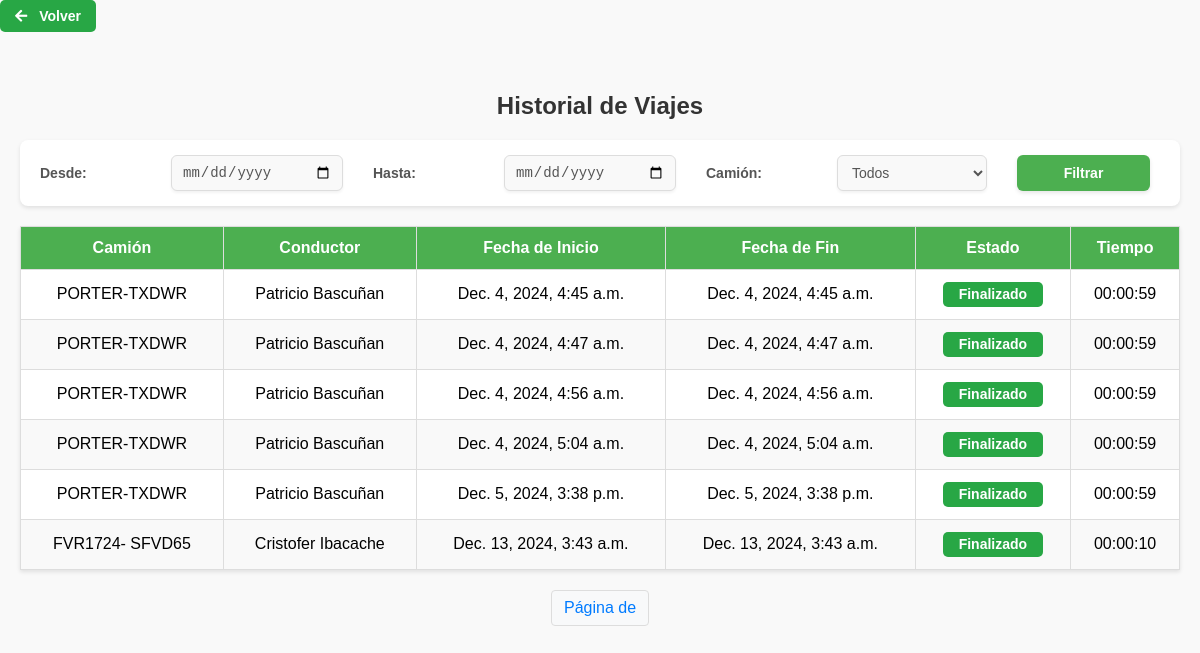
The page /camiones/historial-viajes-chofer/ (signed in) on the database its author committed.
### camiones/models.py (models this page shows, shortened)
class HistorialViaje(models.Model):
    camion = models.ForeignKey(Camion, on_delete=models.CASCADE, related_name="viajes")
    chofer = models.ForeignKey(User, on_delete=models.CASCADE, related_name="viajes")
    fecha_inicio = models.DateTimeField()
    fecha_fin = models.DateTimeField(null=True, blank=True)
    ruta = models.TextField(null=True, blank=True)  # JSON con la ruta del viaje
    estado = models.CharField(max_length=50, default="En curso")
    latitud_inicial = models.FloatField(null=True, blank=True)
    longitud_inicial = models.FloatField(null=True, blank=True)
    latitud_final = models.FloatField(null=True, blank=True)
    longitud_final = models.FloatField(null=True, blank=True)
    duracion_total = models.DurationField(null=True, blank=True)
    @property
    def duracion_formateada(self):
        if self.duracion_total is None or self.duracion_total < timedelta(seconds=0):
            return "00:00:00"
        total_seconds = int(self.duracion_total.total_seconds())
        hours = total_seconds // 3600
        minutes = (total_seconds % 3600) // 60
        seconds = total_seconds % 60
        return f"{hours:02}:{minutes:02}:{seconds:02}"

class Camion(models.Model):
    nombre = models.CharField(max_length=100)
    patente = models.CharField(max_length=20, null=True, blank=True)
    marca = models.CharField(max_length=100, null=True, blank=True)
    modelo = models.CharField(max_length=100, null=True, blank=True)
    año = models.IntegerField(null=True, blank=True)
    color = models.CharField(max_length=50, null=True, blank=True)
    latitud = models.FloatField(null=True)
    longitud = models.FloatField(null=True)
    ultima_actualizacion = models.DateTimeField(auto_now=True)
    choferes_asignados = models.ManyToManyField(User, through='AsignacionChofer')

### camiones/views.py (the view)
# urls.py: path('historial-viajes-chofer/', views.historial_viajes_chofer, name='historial_viajes_chofer'),
def historial_viajes_chofer(request):
    historial = HistorialViaje.objects.all()
    if not request.user.is_staff:  # Mostrar solo viajes del chofer
        historial = historial.filter(chofer=request.user)
    fecha_inicio = request.GET.get('fecha_inicio')
    fecha_fin = request.GET.get('fecha_fin')
    camion_id = request.GET.get('camion_id')
    if fecha_inicio:
        historial = historial.filter(fecha_inicio__gte=fecha_inicio)
    if fecha_fin:
        historial = historial.filter(fecha_fin__lte=fecha_fin)
    if camion_id:
        historial = historial.filter(camion_id=camion_id)
    return render(request, 'historial_viajes_chofer.html', {'historial': historial})

### camiones/templates/historial_viajes_chofer.html (shortened to what this page needs)
{% load static %}
<!DOCTYPE html>
<html lang="es">
<head>
    <link href="https://cdnjs.cloudflare.com/ajax/libs/font-awesome/5.15.4/css/all.min.css" rel="stylesheet">
    <link rel="stylesheet" href="{% static 'css/historial_menu.css' %}">
    <link rel="stylesheet" href="{% static 'css/historial.css' %}">
</head>
<body>
    <button class="btn-volver">
        <a href="{% url 'mostrar_mapa' %}">
            <i class="fas fa-arrow-left"></i> Volver
        </a>
    </button>
    <div class="container">
        <h2>Historial de Viajes</h2>
        <form method="GET" action="">
            <label for="fecha_inicio">Desde:</label>
            <input type="date" name="fecha_inicio" id="fecha_inicio">
            <label for="fecha_fin">Hasta:</label>
            <input type="date" name="fecha_fin" id="fecha_fin">
            <label for="camion_id">Camión:</label>
            <select name="camion_id" id="camion_id">
                <option value="">Todos</option>
            </select>
            <button type="submit">Filtrar</button>
        </form>
        {% if historial %}
        <table>
            <thead>
                <tr>
                    <th>Camión</th>
                    <th>Conductor</th>
                    <th>Fecha de Inicio</th>
                    <th>Fecha de Fin</th>
                    <th>Estado</th>
                    <th>Tiempo</th>
                </tr>
            </thead>
            <tbody>
                {% for viaje in historial %}
                <tr>
                    <td>{{ viaje.camion.nombre }}</td>
                    <td>{{ viaje.chofer.first_name }} {{ viaje.chofer.last_name }}</td>
                    <td>{{ viaje.fecha_inicio }}</td>
                    <td>{{ viaje.fecha_fin|default:"En curso" }}</td>
                    <td>
                        {% if viaje.estado == "Finalizado" %}
                        <span class="estado-finalizado">Finalizado</span>
                        {% else %}
                        <span class="estado-en-curso">En curso</span>
                        {% endif %}
                    </td>
                    <td>{{ viaje.duracion_formateada }}</td>
                </tr>
                {% endfor %}
            </tbody>
        </table>
        <div class="pagination">
            <span class="current">Página {{ page_obj.number }} de {{ page_obj.paginator.num_pages }}</span>
        </div>
        {% else %}
        <p class="no-results">No se encontraron viajes para los filtros seleccionados.</p>
        {% endif %}
    </div>
</body>
</html>

### camiones/static/css/historial_menu.css (style rules this page uses)
body, html { margin: 0; padding: 0; height: 100%; font-family: 'Roboto', sans-serif; background-color: #f4f4f4; }

### camiones/static/css/historial.css (style rules this page uses)
body { font-family: Arial, sans-serif; margin: 0; padding: 0; background-color: #f9f9f9; }
.container { max-width: 1200px; margin: 0 auto; padding: 20px; }
h2 { text-align: center; color: #333; }
form { display: flex; justify-content: space-between; align-items: center; margin-bottom: 20px; background-color: #fff; padding: 15px; border-radius: 8px; box-shadow: 0 2px 4px rgba(0, 0, 0, 0.1); }
form label { margin-right: 10px; font-weight: bold; }
form input, form select, form button { padding: 8px; margin-right: 10px; border: 1px solid #ddd; border-radius: 4px; }
form button { background-color: #4CAF50; color: white; border: none; cursor: pointer; transition: background-color 0.3s; }
table { width: 100%; border-collapse: collapse; background-color: #fff; box-shadow: 0 2px 4px rgba(0, 0, 0, 0.1); }
table th, table td { padding: 12px; border: 1px solid #ddd; text-align: center; vertical-align: middle; }
table th { background-color: #4CAF50; color: white; }
table tr:nth-child(even) { background-color: #f9f9f9; }
.estado-finalizado, .estado-en-curso { display: inline-flex; justify-content: center; align-items: center; width: 100px; height: 25px; padding: 0; border-radius: 5px; font-size: 14px; font-weight: bold; text-align: center; color: white; box-sizing: border-box; }
.estado-finalizado { background-color: #28a745; }
table td { text-align: center; vertical-align: middle; padding: 12px; background-color: transparent; }
.pagination { display: flex; justify-content: center; margin: 20px 0; }
.pagination a, .pagination span { margin: 0 5px; padding: 8px 12px; background-color: #f8f9fa; border: 1px solid #ddd; border-radius: 4px; text-decoration: none; color: #007bff; }
form { display: flex; justify-content: flex-start; align-items: center; margin-bottom: 20px; background-color: #ffffff; padding: 15px 20px; border-radius: 8px; box-shadow: 0 2px 4px rgba(0, 0, 0, 0.1); gap: 20px; }
form label { font-weight: bold; font-size: 14px; color: #555; white-space: nowrap; margin-right: 8px; }
form input[type="date"], form select { padding: 8px 10px; font-size: 14px; border: 1px solid #ddd; border-radius: 6px; background-color: #f9f9f9; color: #555; transition: border-color 0.3s ease, box-shadow 0.3s ease; outline: none; box-shadow: 0 2px 3px rgba(0, 0, 0, 0.05); min-width: 150px; }
form button { padding: 10px 15px; background-color: #4CAF50; color: white; font-size: 14px; font-weight: bold; border: none; border-radius: 6px; cursor: pointer; transition: background-color 0.3s ease, transform 0.2s ease; box-shadow: 0 2px 4px rgba(0, 0, 0, 0.1); }
form > * { flex: 1; max-width: 250px; }

### camiones/templates/historial_viajes_chofer.html (style rules this page uses)
.btn-volver { display: inline-flex; align-items: center; justify-content: center; padding: 8px 15px; font-size: 14px; font-weight: 600; color: white; background-color: #28a745; border: none; border-radius: 5px; text-decoration: none; cursor: pointer; transition: background-color 0.3s ease, box-shadow 0.3s ease; margin-bottom: 20px; }
.btn-volver i { margin-right: 8px; font-size: 14px; }
.btn-volver a { color: inherit; text-decoration: none; }

### rows shown on the page
HistorialViaje: camion.nombre "PORTER-TXDWR", chofer.first_name "Patricio", chofer.last_name "Bascuñan", fecha_inicio "Dec. 4, 2024, 4:45 a.m.", fecha_fin "Dec. 4, 2024, 4:45 a.m.", estado "Finalizado", duracion_formateada "00:00:59"
HistorialViaje: camion.nombre "PORTER-TXDWR", chofer.first_name "Patricio", chofer.last_name "Bascuñan", fecha_inicio "Dec. 4, 2024, 4:47 a.m.", fecha_fin "Dec. 4, 2024, 4:47 a.m.", estado "Finalizado", duracion_formateada "00:00:59"
HistorialViaje: camion.nombre "PORTER-TXDWR", chofer.first_name "Patricio", chofer.last_name "Bascuñan", fecha_inicio "Dec. 4, 2024, 4:56 a.m.", fecha_fin "Dec. 4, 2024, 4:56 a.m.", estado "Finalizado", duracion_formateada "00:00:59"
HistorialViaje: camion.nombre "PORTER-TXDWR", chofer.first_name "Patricio", chofer.last_name "Bascuñan", fecha_inicio "Dec. 4, 2024, 5:04 a.m.", fecha_fin "Dec. 4, 2024, 5:04 a.m.", estado "Finalizado", duracion_formateada "00:00:59"
HistorialViaje: camion.nombre "PORTER-TXDWR", chofer.first_name "Patricio", chofer.last_name "Bascuñan", fecha_inicio "Dec. 5, 2024, 3:38 p.m.", fecha_fin "Dec. 5, 2024, 3:38 p.m.", estado "Finalizado", duracion_formateada "00:00:59"
HistorialViaje: camion.nombre "FVR1724- SFVD65", chofer.first_name "Cristofer", chofer.last_name "Ibacache", fecha_inicio "Dec. 13, 2024, 3:43 a.m.", fecha_fin "Dec. 13, 2024, 3:43 a.m.", estado "Finalizado", duracion_formateada "00:00:10"
